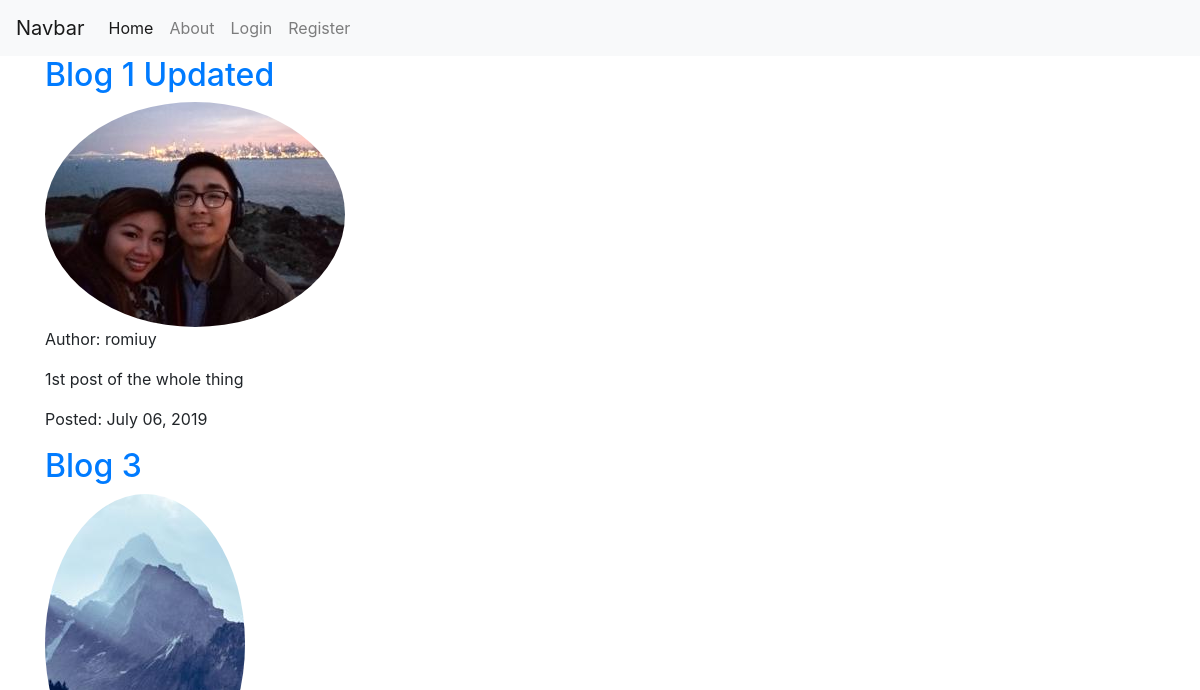
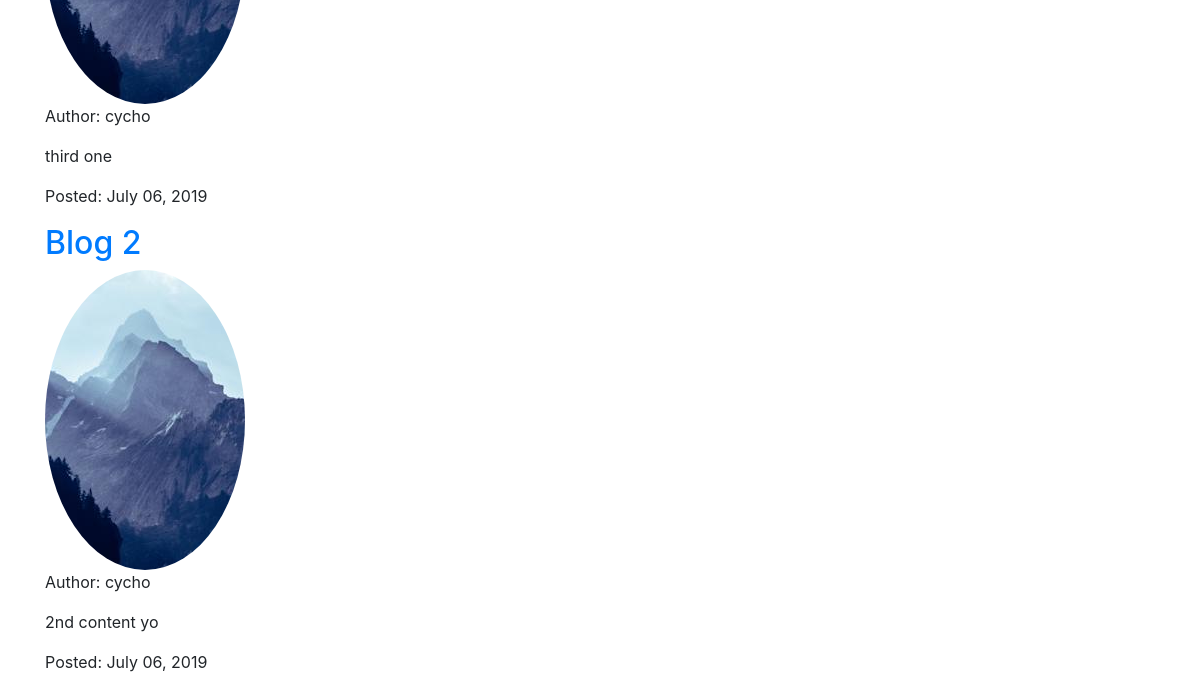
/, run on an earlier commit of the app's database (2 pictures, top to bottom).
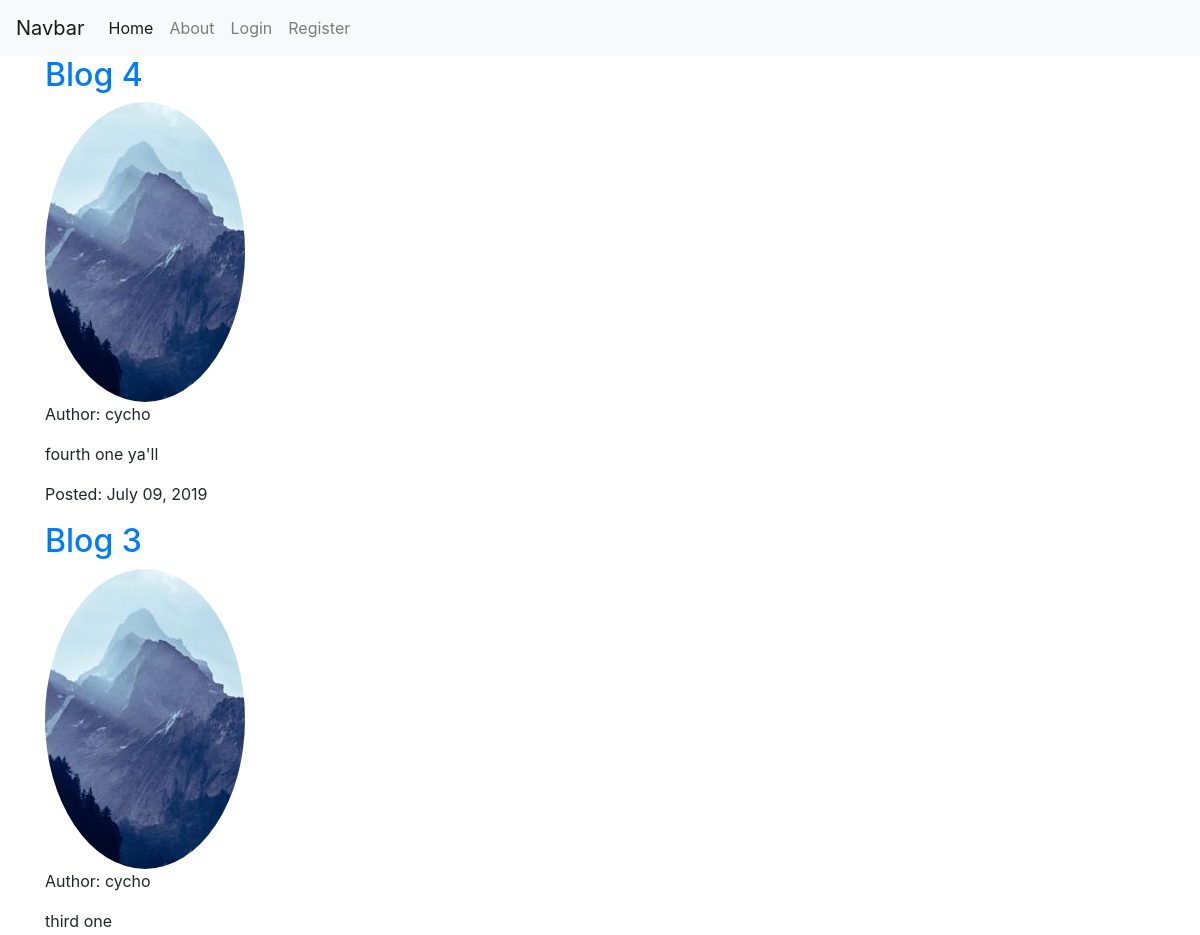
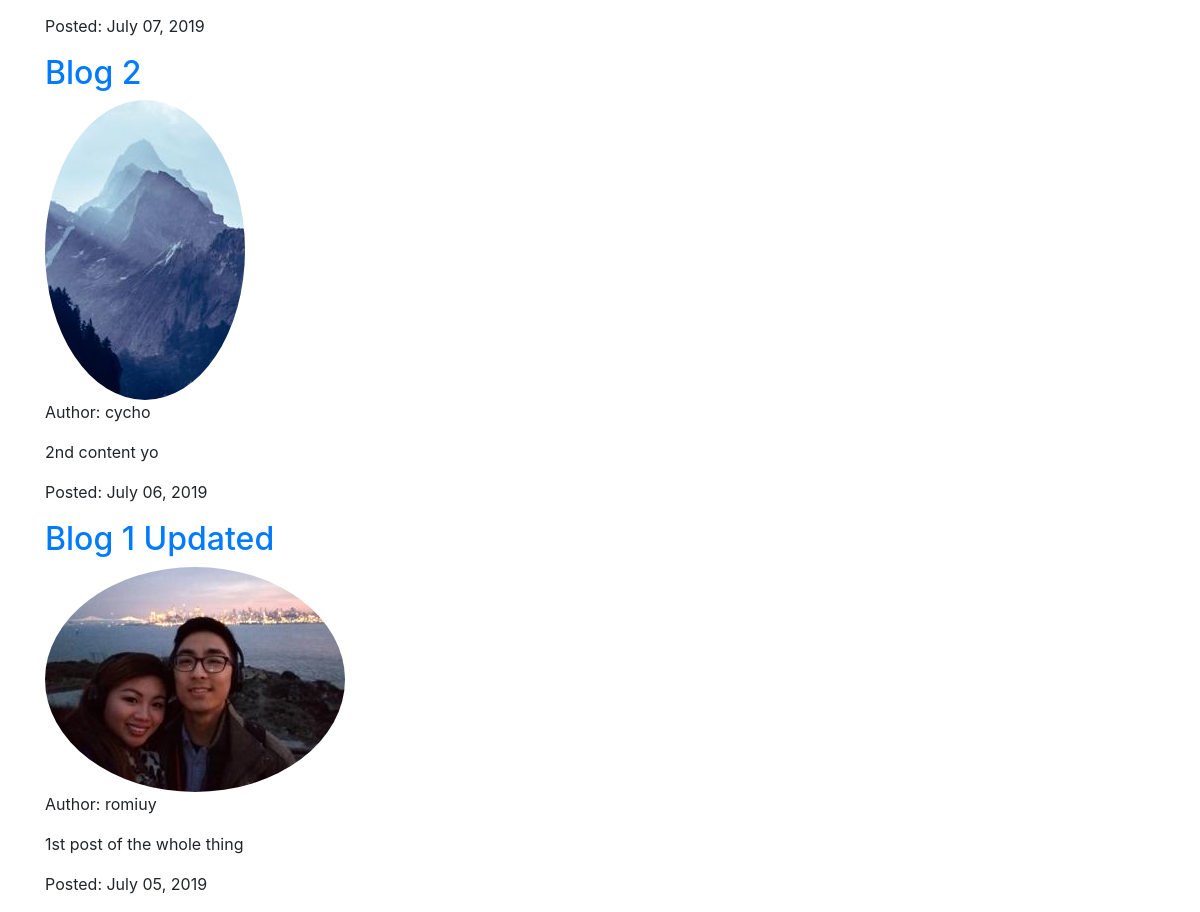
And on a later commit of the database (2 pictures, top to bottom).
### blog/models.py (models this page shows, shortened)
class Post(models.Model):
    title = models.CharField(max_length=100)
    content = models.TextField()
    date_posted = models.DateTimeField(default=timezone.now)
    author = models.ForeignKey(User, on_delete=models.CASCADE)

### users/models.py (models this page shows, shortened)
class Profile(models.Model):
    user = models.OneToOneField(User, on_delete=models.CASCADE)
    image = models.ImageField(default='default.jpg', upload_to='profile_pics')

### blog/views.py (the view)
# urls.py: path('', PostListView.as_view(), name='blog-home'),
class PostListView(ListView):
    model = Post
    template_name = 'blog/home.html'  # <app>/<model>_<viewtype>.html
    context_object_name = 'posts'
    ordering = ['-date_posted']
    paginate_by = 5

### blog/templates/blog/home.html
{% extends 'blog/base.html' %}
{% block content %}
{% for post in posts %}
<h2><a href='{% url "post-detail" post.id %}'>{{ post.title }}</a></h2>
<img class='rounded-circle' src='{{post.author.profile.image.url}}'>
<p>Author: {{ post.author }}</p>
<p>{{ post.content }}</p>
<p>Posted: {{ post.date_posted|date:"F d, Y" }}</p>
{% endfor %}
{% endblock content %}

### blog/templates/blog/base.html (shortened to what this page needs)
{% load static %}
<!DOCTYPE html>
<html lang="en">
<head>
  <link rel="stylesheet" href="https://stackpath.bootstrapcdn.com/bootstrap/4.3.1/css/bootstrap.min.css"
>
  <link rel="stylesheet" type='text/css' href="{% static 'blog/main.css' %}">
</head>
<body>
  <nav class="navbar navbar-expand-lg navbar-light bg-light">
    <a class="navbar-brand" href="#">Navbar</a>
    <div class="collapse navbar-collapse" id="navbarSupportedContent">
      <div class="navbar-nav mr-auto">
        <div class="nav-item active">
          <a class="nav-link" href="{% url 'blog-home' %}">Home <span class="sr-only">(current)</span></a>
        </div>
        <div class="nav-item">
          <a class="nav-link" href="{% url 'blog-about' %}">About</a>
        </div>
        {% if user.is_authenticated %}
        <div class="nav-item">
          <a class="nav-link" href="{% url 'logout' %}" tabindex="-1" aria-disabled="true">Logout</a>
        </div>
        <div class='nav-item'>
          <a class="nav-link" href="{% url 'profile' %}" tabindex="-1" aria-disabled="true">Profile</a>
        </div>
        <div class='nav-item'>
          <a class="nav-link" href="{% url 'post-create' %}" tabindex="-1" aria-disabled="true">Create</a>
        </div>
        {% else %}
        <div class="nav-item">
          <a class="nav-link" href="{% url 'login' %}" tabindex="-1" aria-disabled="true">Login</a>
        </div>
        <div class='nav-item'><a class="nav-link" href="{% url 'register' %}" tabindex="-1"
            aria-disabled="true">Register</a>
        </div>
        {% endif %}
      </div>
    </div>
  </nav>
  <div class='container'>
    {% block content %}{% endblock %}
  </div>
</body>
</html>

What changed in the data, as far as the page shows it:
added Post: title "Blog 4", author.profile.image (placeholder picture), author "cycho", content "fourth one ya'll", date_posted "July 09, 2019"
changed Post "Blog 3": date_posted "July 06, 2019" → "July 07, 2019"
changed Post "Blog 1 Updated": date_posted "July 06, 2019" → "July 05, 2019"; moves down the list
